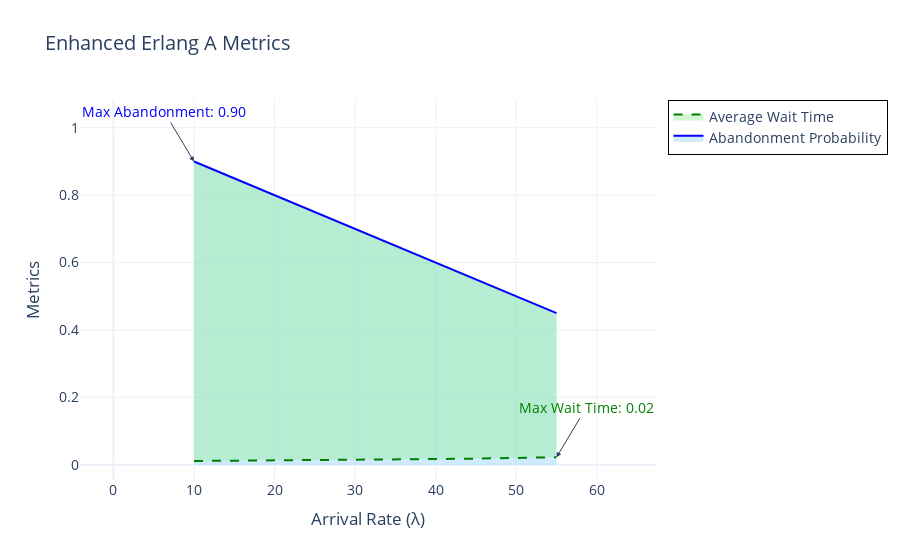
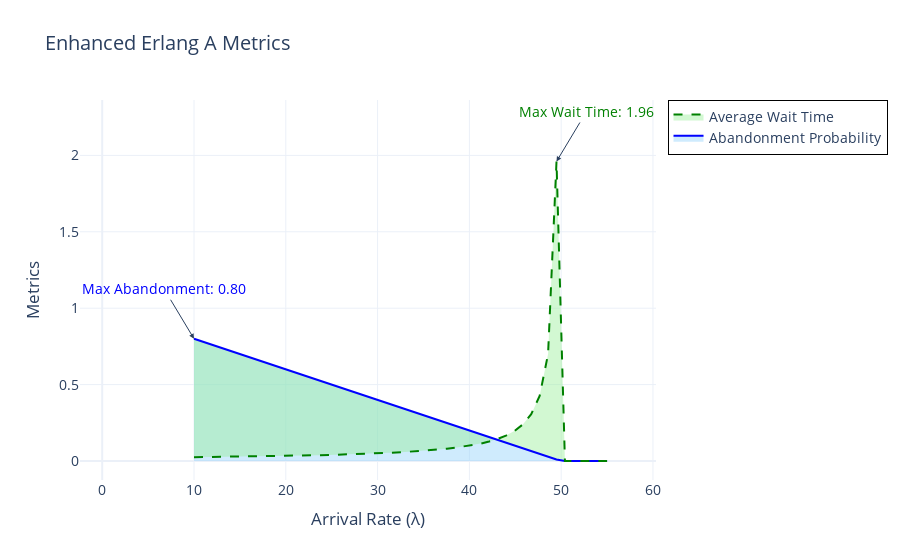

The code cell stored with these charts, in order, in its notebook:
### Code cell
import plotly.graph_objs as go
import numpy as np
from ipywidgets import interact
from plotly.io import write_html

# Function to compute and plot data
def plot_erlang_a(lambda_val, mu_val, num_agents, gamma_val):
    # Generate arrival rates for the x-axis
    arrival_rates = np.linspace(10, lambda_val, 50)
    abandonment_probs = np.clip(1 - (arrival_rates / (mu_val * num_agents)), 0, 1)  # Mock data
    wait_times = np.clip(1 / (mu_val * (num_agents - arrival_rates / mu_val)), 0, 10)  # Mock data

    # Create a Plotly graph
    fig = go.Figure()

    # Abandonment Probability Curve
    fig.add_trace(go.Scatter(
        x=arrival_rates,
        y=abandonment_probs,
        mode='lines',
        name='Abandonment Probability',
        line=dict(color='blue', width=2),
        fill='tozeroy',  # Gradient fill to x-axis
        fillcolor='rgba(135, 206, 250, 0.4)'
    ))

    # Average Wait Time Curve
    fig.add_trace(go.Scatter(
        x=arrival_rates,
        y=wait_times,
        mode='lines',
        name='Average Wait Time',
        line=dict(color='green', width=2, dash='dash'),
        fill='tonexty',  # Gradient fill to the curve below
        fillcolor='rgba(144, 238, 144, 0.4)'
    ))

    # Add annotations
    max_abandonment = np.max(abandonment_probs)
    max_wait_time = np.max(wait_times)
    fig.add_annotation(
        x=arrival_rates[np.argmax(abandonment_probs)],
        y=max_abandonment,
        text=f"Max Abandonment: {max_abandonment:.2f}",
        showarrow=True,
        arrowhead=2,
        ax=-30,
        ay=-50,
        font=dict(color="blue")
    )
    fig.add_annotation(
        x=arrival_rates[np.argmax(wait_times)],
        y=max_wait_time,
        text=f"Max Wait Time: {max_wait_time:.2f}",
        showarrow=True,
        arrowhead=2,
        ax=30,
        ay=-50,
        font=dict(color="green")
    )

    # Update layout
    fig.update_layout(
        title="Enhanced Erlang A Metrics",
        xaxis_title="Arrival Rate (λ)",
        yaxis_title="Metrics",
        template="plotly_white",
        legend=dict(
            bgcolor="rgba(255,255,255,0.8)",
            bordercolor="black",
            borderwidth=1
        ),
        font=dict(size=14),
        title_font=dict(size=20)
    )

    # Show the graph
    fig.show()

    # Save the graph as an HTML file (optional)
    write_html(fig, file="erlang_a_graph.html", auto_open=False)

# Create interactive sliders
interact(
    plot_erlang_a,
    lambda_val=(10, 100, 5),
    mu_val=(1, 20, 1),
    num_agents=(1, 20, 1),
    gamma_val=(0.01, 1.0, 0.01)
)

### Figure 1 — Plotly figure (JSON) as saved in the notebook; plotly's stock layout.template omitted (floating-point values rounded to 4 significant figures)
{"data": [{"fill": "tozeroy", "fillcolor": "rgba(135, 206, 250, 0.4)", "line": {"color": "blue", "width": 2}, "mode": "lines", "name": "Abandonment Probability", "type": "scatter", "x": [10, 10.92, 11.84, 12.76, 13.67, 14.59, 15.51, 16.43, 17.35, 18.27, 19.18, 20.1, 21.02, 21.94, 22.86, 23.78, 24.69, 25.61, 26.53, 27.45, 28.37, 29.29, 30.2, 31.12, 32.04, 32.96, 33.88, 34.8, 35.71, 36.63, 37.55, 38.47, 39.39, 40.31, 41.22, 42.14, 43.06, 43.98, 44.9, 45.82, 46.73, 47.65, 48.57, 49.49, 50.41, 51.33, 52.24, 53.16, 54.08, 55], "y": [0.9, 0.8908, 0.8816, 0.8724, 0.8633, 0.8541, 0.8449, 0.8357, 0.8265, 0.8173, 0.8082, 0.799, 0.7898, 0.7806, 0.7714, 0.7622, 0.7531, 0.7439, 0.7347, 0.7255, 0.7163, 0.7071, 0.698, 0.6888, 0.6796, 0.6704, 0.6612, 0.652, 0.6429, 0.6337, 0.6245, 0.6153, 0.6061, 0.5969, 0.5878, 0.5786, 0.5694, 0.5602, 0.551, 0.5418, 0.5327, 0.5235, 0.5143, 0.5051, 0.4959, 0.4867, 0.4776, 0.4684, 0.4592, 0.45]}, {"fill": "tonexty", "fillcolor": "rgba(144, 238, 144, 0.4)", "line": {"color": "green", "dash": "dash", "width": 2}, "mode": "lines", "name": "Average Wait Time", "type": "scatter", "x": [10, 10.92, 11.84, 12.76, 13.67, 14.59, 15.51, 16.43, 17.35, 18.27, 19.18, 20.1, 21.02, 21.94, 22.86, 23.78, 24.69, 25.61, 26.53, 27.45, 28.37, 29.29, 30.2, 31.12, 32.04, 32.96, 33.88, 34.8, 35.71, 36.63, 37.55, 38.47, 39.39, 40.31, 41.22, 42.14, 43.06, 43.98, 44.9, 45.82, 46.73, 47.65, 48.57, 49.49, 50.41, 51.33, 52.24, 53.16, 54.08, 55], "y": [0.01111, 0.01123, 0.01134, 0.01146, 0.01158, 0.01171, 0.01184, 0.01197, 0.0121, 0.01223, 0.01237, 0.01252, 0.01266, 0.01281, 0.01296, 0.01312, 0.01328, 0.01344, 0.01361, 0.01378, 0.01396, 0.01414, 0.01433, 0.01452, 0.01471, 0.01492, 0.01512, 0.01534, 0.01556, 0.01578, 0.01601, 0.01625, 0.0165, 0.01675, 0.01701, 0.01728, 0.01756, 0.01785, 0.01815, 0.01846, 0.01877, 0.0191, 0.01944, 0.0198, 0.02016, 0.02055, 0.02094, 0.02135, 0.02178, 0.02222]}], "layout": {"annotations": [{"arrowhead": 2, "ax": -30, "ay": -50, "font": {"color": "blue"}, "showarrow": true, "text": "Max Abandonment: 0.90", "x": 10, "y": 0.9}, {"arrowhead": 2, "ax": 30, "ay": -50, "font": {"color": "green"}, "showarrow": true, "text": "Max Wait Time: 0.02", "x": 55, "y": 0.02222}], "font": {"size": 14}, "legend": {"bgcolor": "rgba(255,255,255,0.8)", "bordercolor": "black", "borderwidth": 1}, "title": {"font": {"size": 20}, "text": "Enhanced Erlang A Metrics"}, "xaxis": {"title": {"text": "Arrival Rate (λ)"}}, "yaxis": {"title": {"text": "Metrics"}}}}

### Figure 2 — Plotly figure (JSON) as saved in the notebook; plotly's stock layout.template omitted (floating-point values rounded to 4 significant figures)
{"data": [{"fill": "tozeroy", "fillcolor": "rgba(135, 206, 250, 0.4)", "line": {"color": "blue", "width": 2}, "mode": "lines", "name": "Abandonment Probability", "type": "scatter", "x": [10, 10.92, 11.84, 12.76, 13.67, 14.59, 15.51, 16.43, 17.35, 18.27, 19.18, 20.1, 21.02, 21.94, 22.86, 23.78, 24.69, 25.61, 26.53, 27.45, 28.37, 29.29, 30.2, 31.12, 32.04, 32.96, 33.88, 34.8, 35.71, 36.63, 37.55, 38.47, 39.39, 40.31, 41.22, 42.14, 43.06, 43.98, 44.9, 45.82, 46.73, 47.65, 48.57, 49.49, 50.41, 51.33, 52.24, 53.16, 54.08, 55], "y": [0.8, 0.7816, 0.7633, 0.7449, 0.7265, 0.7082, 0.6898, 0.6714, 0.6531, 0.6347, 0.6163, 0.598, 0.5796, 0.5612, 0.5429, 0.5245, 0.5061, 0.4878, 0.4694, 0.451, 0.4327, 0.4143, 0.3959, 0.3776, 0.3592, 0.3408, 0.3224, 0.3041, 0.2857, 0.2673, 0.249, 0.2306, 0.2122, 0.1939, 0.1755, 0.1571, 0.1388, 0.1204, 0.102, 0.08367, 0.06531, 0.04694, 0.02857, 0.0102, 0, 0, 0, 0, 0, 0]}, {"fill": "tonexty", "fillcolor": "rgba(144, 238, 144, 0.4)", "line": {"color": "green", "dash": "dash", "width": 2}, "mode": "lines", "name": "Average Wait Time", "type": "scatter", "x": [10, 10.92, 11.84, 12.76, 13.67, 14.59, 15.51, 16.43, 17.35, 18.27, 19.18, 20.1, 21.02, 21.94, 22.86, 23.78, 24.69, 25.61, 26.53, 27.45, 28.37, 29.29, 30.2, 31.12, 32.04, 32.96, 33.88, 34.8, 35.71, 36.63, 37.55, 38.47, 39.39, 40.31, 41.22, 42.14, 43.06, 43.98, 44.9, 45.82, 46.73, 47.65, 48.57, 49.49, 50.41, 51.33, 52.24, 53.16, 54.08, 55], "y": [0.025, 0.02559, 0.0262, 0.02685, 0.02753, 0.02824, 0.02899, 0.02979, 0.03062, 0.03151, 0.03245, 0.03345, 0.03451, 0.03564, 0.03684, 0.03813, 0.03952, 0.041, 0.04261, 0.04434, 0.04623, 0.04828, 0.05052, 0.05297, 0.05568, 0.05868, 0.06203, 0.06577, 0.07, 0.07481, 0.08033, 0.08673, 0.09423, 0.1032, 0.114, 0.1273, 0.1441, 0.1661, 0.196, 0.239, 0.3063, 0.4261, 0.7, 1.96, 0, 0, 0, 0, 0, 0]}], "layout": {"annotations": [{"arrowhead": 2, "ax": -30, "ay": -50, "font": {"color": "blue"}, "showarrow": true, "text": "Max Abandonment: 0.80", "x": 10, "y": 0.8}, {"arrowhead": 2, "ax": 30, "ay": -50, "font": {"color": "green"}, "showarrow": true, "text": "Max Wait Time: 1.96", "x": 49.49, "y": 1.96}], "font": {"size": 14}, "legend": {"bgcolor": "rgba(255,255,255,0.8)", "bordercolor": "black", "borderwidth": 1}, "title": {"font": {"size": 20}, "text": "Enhanced Erlang A Metrics"}, "xaxis": {"title": {"text": "Arrival Rate (λ)"}}, "yaxis": {"title": {"text": "Metrics"}}}}
